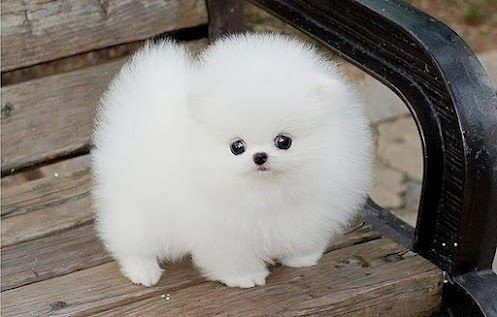
#> input picture code/OpenCV/images/dog.jpg, 497 x 317 px
$ python img_pyramid.py
#> lines starting #> are read from the running program, lines starting #| are printed output that depends on the picture
import cv2

img = cv2.imread('images/dog.jpg')
#> img is the input picture: shape (317, 497, 3); mean B, G, R 123.1, 128.8, 134.5

# 2배 확대
img_up = cv2.pyrUp(img)
# 2배 축소
img_down = cv2.pyrDown(img)
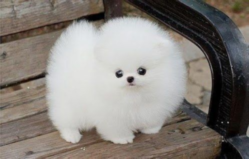
#> img_down: shape (159, 249, 3); mean B, G, R 122.9, 128.6, 134.3

cv2.imshow('Up', img_up)
cv2.imshow('Down', img_down)
cv2.waitKey(0)
cv2.destroyAllWindows()

$ run again, with code/OpenCV/images/iu.jpg copied over code/OpenCV/images/dog.jpg
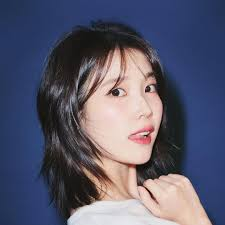
#> input picture code/OpenCV/images/iu.jpg, 225 x 225 px
#> img is the input picture: shape (225, 225, 3); mean B, G, R 108.1, 88.7, 88.8
#> `img_up = cv2.pyrUp(img)`:
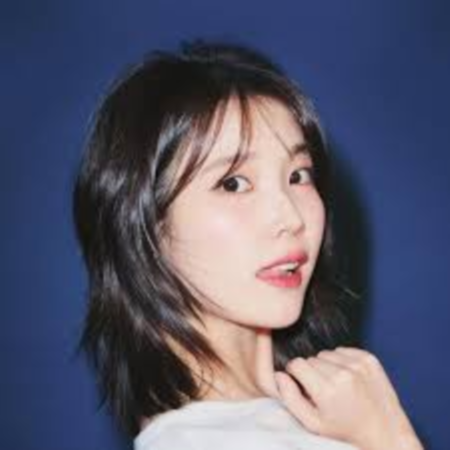
#> img_up: shape (450, 450, 3); mean B, G, R 108.3, 88.8, 89
#> `img_down = cv2.pyrDown(img)`:
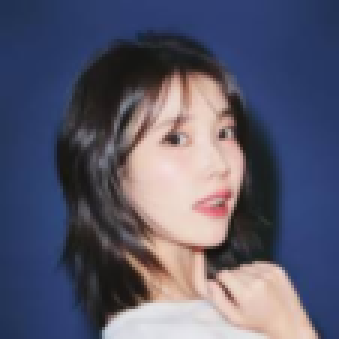
#> img_down: shape (113, 113, 3) (shown 3 times larger); mean B, G, R 108.2, 88.6, 88.7
